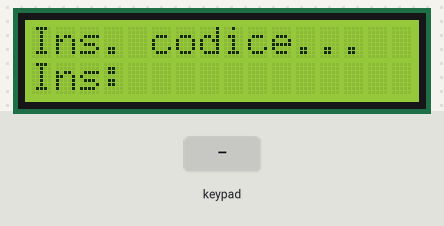
Bench run of a sketch on a simulated Arduino Mega 2560, built with avr-gcc and run on an emulated ATmega2560. Parts: 16×2 character LCD. Inputs (shaded band) come from the test bench. What the sketch prints to the serial monitor is not drawn.

Above: at 1.2 s.
1.3 s: key '*' pressed
Timing chart, 0 to 4.3 s (numbered marks = the images above; inputs shaded):
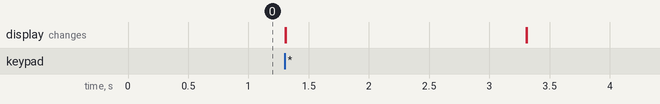

The sketch:

MenuVersione3.0.ino
```cpp
#include <Keypad.h>
#include <LiquidCrystal.h>

LiquidCrystal lcd(2, 3, 4, 5, 6, 7);

int stato=0;
String lettura="";

const byte ROWS = 4; //four rows
const byte COLS = 3; //three columns
char keys[ROWS][COLS] = {
  {'1','2','3'},
  {'4','5','6'},
  {'7','8','9'},
  {'*','0','#'}
};
byte rowPins[ROWS] = {22, 23, 24, 25}; //connect to the row pinouts of the keypad
byte colPins[COLS] = {26, 27, 28}; //connect to the column pinouts of the keypad

Keypad keypad = Keypad( makeKeymap(keys), rowPins, colPins, ROWS, COLS );

void setup(){
  stato=0;
  Serial.begin(9600);
   lcd.begin(16, 2);
   lcd.setCursor(0, 0);
   lcd.print("Ins. codice...");
   lcd.setCursor(0, 1);
   lcd.print("Ins:");
   lcd.setCursor(4, 1);
}

void loop(){
  char key;

switch(stato){
  case 0:{
    //Serial.println("Inizio case 0");
    key = keypad.getKey();
    if (key != NO_KEY){
    if(key=='*'){
      stato=1;
      Serial.print("Cambiato stato");
      }
    lcd.print(key);
    lettura+=key;
    Serial.print("key: ");
    Serial.println(key);
    Serial.print("Stato: ");
    Serial.println(stato);
    }

     //Serial.println("Fine case 0");
}
 break;

  case 1:{
     Serial.println("Inizio case 1");
   lcd.setCursor(4, 1);
    lcd.print("            ");
    delay(2000);
     lcd.setCursor(4, 1);
    lcd.print(lettura);
     Serial.println("Fine case 1");
  }
  break;
}

 //Serial.println(stato);
}
```
